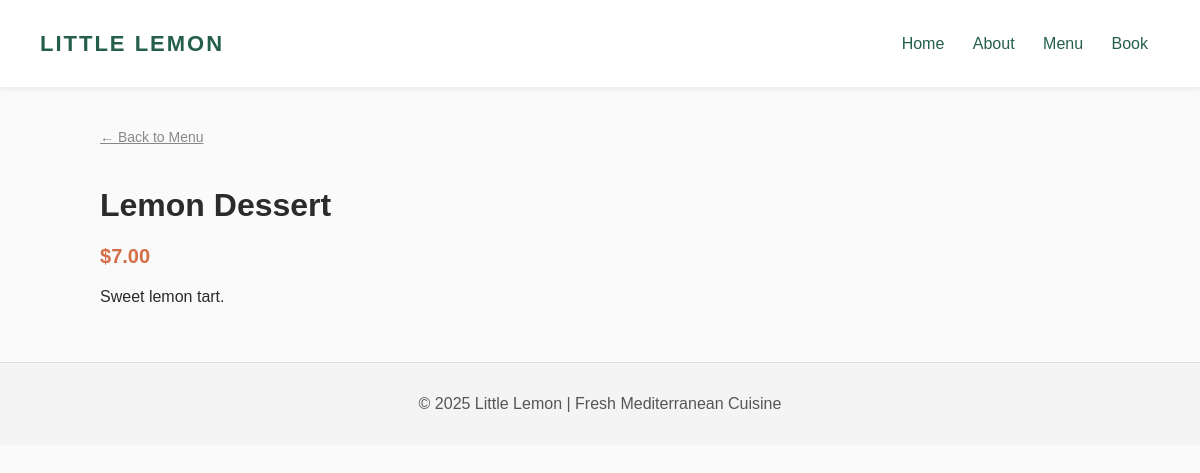
Page /menu_item/4/ on the committed database.
### restaurant/models.py (models this page shows, shortened)
class MenuItem(models.Model):
    name = models.CharField(max_length=120)
    price = models.DecimalField(max_digits=6, decimal_places=2)
    description = models.TextField(blank=True)
    image = models.ImageField(upload_to='menu_images/', blank=True, null=True)
    class Meta:
        ordering = ['name']  # ✅ alphabetical order

### restaurant/views.py (the view)
# urls.py: path('menu_item/<int:pk>/', views.MenuItemDetailView.as_view(), name='menu_item'),
class MenuItemDetailView(DetailView):
    model = MenuItem
    template_name = 'restaurant/menu_item.html'
    context_object_name = 'item'

### Templates/restaurant/menu_item.html (shortened to what this page needs)
{% extends 'base.html' %}
{% block content %}
<a href="{% url 'menu' %}" class="breadcrumb">← Back to Menu</a>
<div class="menu-detail">
  <div class="detail-text">
    <h1>{{ item.name }}</h1>
    <p class="detail-price">${{ item.price }}</p>
    <p>{{ item.description }}</p>
  </div>
</div>
{% endblock %}

### static/styles.css (style rules this page uses)
body { font-family: "Poppins", Arial, sans-serif; margin: 0; background-color: #fafafa; color: #2b2b2b; }
.menu-detail { display: flex; flex-wrap: wrap; gap: 30px; align-items: flex-start; }
.detail-price { color: #d56e48; font-weight: bold; font-size: 20px; }
.breadcrumb { display: inline-block; margin-bottom: 20px; color: #888; font-size: 14px; }

### rows in the picture
MenuItem: name "Lemon Dessert", price "7.00", description "Sweet lemon tart."
